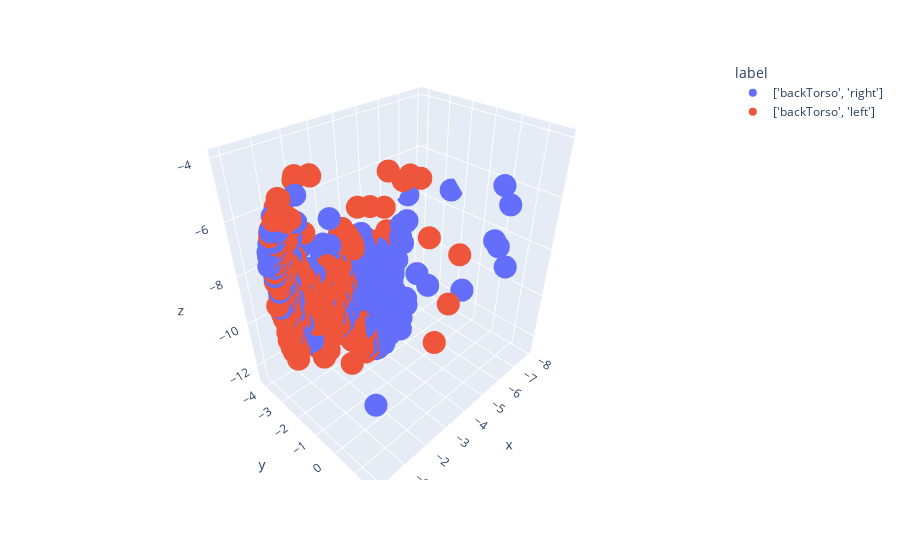

Notebook source saved alongside this figure:
### Code cell
df = pd.concat([df11, df12])

fig = px.scatter_3d(df, x='x', y='y', z='z', color='label',opacity=1)
fig.show()

### Figure 1 — Plotly figure (JSON) as saved in the notebook; plotly's stock layout.template omitted (floating-point values rounded to 4 significant figures; data arrays with more than 128 entries replaced by an {"elided": "..."} marker saying what was removed)
{"data": [{"hovertemplate": "label=['backTorso', 'right']<br>x=%{x}<br>y=%{y}<br>z=%{z}<extra></extra>", "legendgroup": "['backTorso', 'right']", "marker": {"color": "#636efa", "opacity": 1, "symbol": "circle"}, "mode": "markers", "name": "['backTorso', 'right']", "scene": "scene", "showlegend": true, "type": "scatter3d", "x": {"elided": "807 float values"}, "y": {"elided": "807 float values"}, "z": {"elided": "807 float values"}}, {"hovertemplate": "label=['backTorso', 'left']<br>x=%{x}<br>y=%{y}<br>z=%{z}<extra></extra>", "legendgroup": "['backTorso', 'left']", "marker": {"color": "#EF553B", "opacity": 1, "symbol": "circle"}, "mode": "markers", "name": "['backTorso', 'left']", "scene": "scene", "showlegend": true, "type": "scatter3d", "x": {"elided": "716 float values"}, "y": {"elided": "716 float values"}, "z": {"elided": "716 float values"}}], "layout": {"legend": {"title": {"text": "label"}, "tracegroupgap": 0}, "margin": {"t": 60}, "scene": {"domain": {"x": [0, 1], "y": [0, 1]}, "xaxis": {"title": {"text": "x"}}, "yaxis": {"title": {"text": "y"}}, "zaxis": {"title": {"text": "z"}}}}}
